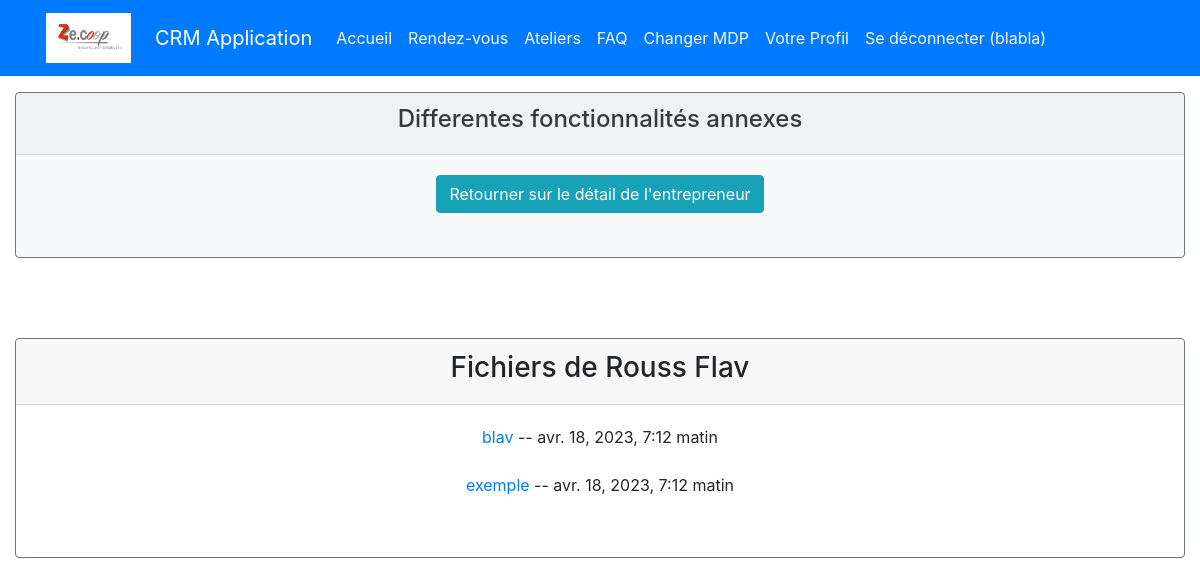
Screenshot of /home/1/fichiers/ (signed in) with the database file from the repository.
### authentification/models.py (models this page shows)
class User(AbstractUser):
    pass

### appflux/models.py (models this page shows, shortened)
class Entrepreneur(models.Model):
    STRUCTURE = (
    ('Impulsions', 'Impulsions'),
    ('Eclosion', 'Eclosions')
)
    nom = models.CharField (max_length=30,)
    prenom = models.CharField(max_length=30, verbose_name="prénom")
    matricule = models.CharField(max_length=30, blank=True)
    photo = models.ImageField(default='avatar.jpg', upload_to='entrepreneur_avatars', blank=True,)
    telephone = models.CharField(max_length=15 ,blank=True, verbose_name="téléphone")
    structure = models.CharField(max_length=40, choices=STRUCTURE)
    email =  models.EmailField()
    nationalite = models.CharField(max_length=150, verbose_name="nationalité")
    naissance = models.CharField(max_length=100, verbose_name="pays de naissance",)
    numero = models.CharField( max_length=15 ,verbose_name="numéro de téléphone professionel", blank=True)
    adresse_postal = models.CharField(max_length=200, verbose_name="Code")
    adresse = models.CharField(max_length=200, blank=True, null=True)
    securite_social = models.CharField(max_length=240, blank=True, verbose_name=" Numéro de sécurité social")
    date_naissance = models.DateField(verbose_name="date de naissance")
    ville = models.CharField(max_length=120, verbose_name="lieu de résidence", blank=True )
    fonction = models.CharField(max_length=240, blank=True,)
    date_entree = models.DateField(blank=True, null= True, verbose_name="date d'entrée dans la CAE")
    debut = models.DateField(blank=True, null=True, verbose_name="date du début du contrat")
    motif = models.CharField(max_length=240, blank=True, verbose_name=' Contrat de travail', choices=TRAVAIL)
    activite = models.CharField(max_length=40, blank=True, verbose_name="type de activité", choices=ACTIVITE)
    manager = models.ForeignKey(User, on_delete=models.CASCADE, null=True, blank=True)
    date_mutuelle = models.DateField(blank=True, null=True, verbose_name="Date pour la mutuelle")
    conjoint_mutuelle = models.BooleanField(null=True, blank=True, verbose_name="Avez vous un conjoint qui a soucris a la mutuelle ?")
    dispense = models.BooleanField(null= True, blank=True , verbose_name='Avez vous une dispense pour l\'affiliation')
    date_fin = models.DateField(null=True, blank=True)
    options = models.CharField(max_length=100, choices=OPTIONS, null=True , blank=True)

class Fichier(models.Model):
    nom = models.CharField(max_length=100)
    fichier = models.FileField(upload_to= "fichiers/")
    entrepreneur = models.ForeignKey(Entrepreneur, on_delete=models.CASCADE)
    date_created = models.DateTimeField(auto_now=True)

### appflux/views.py (the view)
# urls.py: path('home/<int:entrepreneur_id>/fichiers/', appflux.views.fichiers, name='fichiers'),
@login_required
def fichiers(request, entrepreneur_id):
    entrepreneur = get_object_or_404(Entrepreneur, id=entrepreneur_id)
    fichiers = Fichier.objects.filter(entrepreneur=entrepreneur).order_by("-date_created")
    return render(request, 'appflux/fichiers.html', {'entrepreneur': entrepreneur, 'fichiers': fichiers})

### appflux/templates/appflux/fichiers.html (shortened to what this page needs)
{% extends "base.html" %}
{% block content %}
<div class="col">
  <div class="card text-white bg-light my-3 border-secondary"  >
      <div class="card-header text-center ">
          <h4 class = "text-dark">Differentes fonctionnalités annexes </h4>
      </div>
      <div class="card-body text-center">
          <div class="row">
              <div class="col">
                  <a class="btn btn-info" href="{% url 'entrepreneur_detail' entrepreneur.id %}"> Retourner sur le détail de l'entrepreneur</a> </br>
              </div>
          </div>
      </div></br>
  </div>
</div>
<div class="col">
  <div class="card  my-3 border-secondary"  >
      <div class="card-header">
        <h3 class="text-center">Fichiers de {{entrepreneur.nom}} {{entrepreneur.prenom}} </h3>
      </div>
      <div class="card-body text-center">
          <div class="row">
              <div class="col">
                {% if fichiers %}
                  <ul class="list-unstyled">
                  {% for fichier in fichiers %}
                    <li><a href="{{ fichier.fichier.url }}">{{ fichier.nom }}</a> -- {{ fichier.date_created }}</li></br>
                  {% endfor %}
                  </ul>
                {% else %}
                  <p>Aucun fichier disponible.</p>
                {% endif %}
              </div>
      </div>
  </div>
  </div>
{% endblock content %}

### templates/base.html (shortened to what this page needs)
<!doctype html>
{% load static %}
<html lang="en">
<head>
    <link rel="stylesheet" href="https://cdn.jsdelivr.net/npm/bootstrap@4.3.1/dist/css/bootstrap.min.css"
>
</head>
<body>
<div class="bg-primary">
    <div class="container">
        <div class="row">
            <nav class="col navbar navbar-expand-lg navbar-dark">
                <img class="navbar-brand mr-4" src="{% static 'logo.jpg' %}" width="85" height="60" alt="Logo" accept=".jpg,.jpeg,.png"></br>
                <a class="navbar-brand" href="{% url 'home' %}">CRM Application</a>
                <div id="navbarContent" class="collapse navbar-collapse">
                    <ul class="navbar-nav">
                        {% if user.is_authenticated %}
                        <li class="nav-item ">
                            <a class="nav-link text-light"
                               href="{% url 'home' %}">Accueil</a>
                        <li class="nav-item">
                            <a class="nav-link text-light"
                               href="{% url 'rendezvous' %}">Rendez-vous</a>
                        </li>
                        <li class="nav-item">
                            <a class="nav-link text-light"
                               href="{% url 'evenements' %}">Ateliers</a>
                        </li>
                        <li class="nav-item">
                            <a class="nav-link text-light"
                               href="{% url  'question_list'  %}">FAQ</a>
                        </li>
                        <li class="nav-item ">
                            <a class="nav-link text-light"
                               href="{% url 'password_change' %}">Changer
                                MDP</a>
                        </li>
                        <li class="nav-item ">
                            <a class= "nav-link text-light"href="{% url 'profile' %}" title="Update my profile">Votre Profil </a>
                        </li>
                        <li class="nav-item ">
                            <a class="nav-link text-light" href="{% url 'logout' %}">Se
                                déconnecter ({{ request.user }})</a>
                        {% endif %}
                    </ul>
                </div>
            </nav>
        </div>
    </div>
</div>
{% block content %}
{% endblock content %}
</body>
</html>

### rows the page displays
User: user "blabla"
Entrepreneur: nom "Rouss", prenom "Flav"
Fichier: nom "blav", date_created "avr. 18, 2023, 7:12 matin"
Fichier: nom "exemple", date_created "avr. 18, 2023, 7:12 matin"
